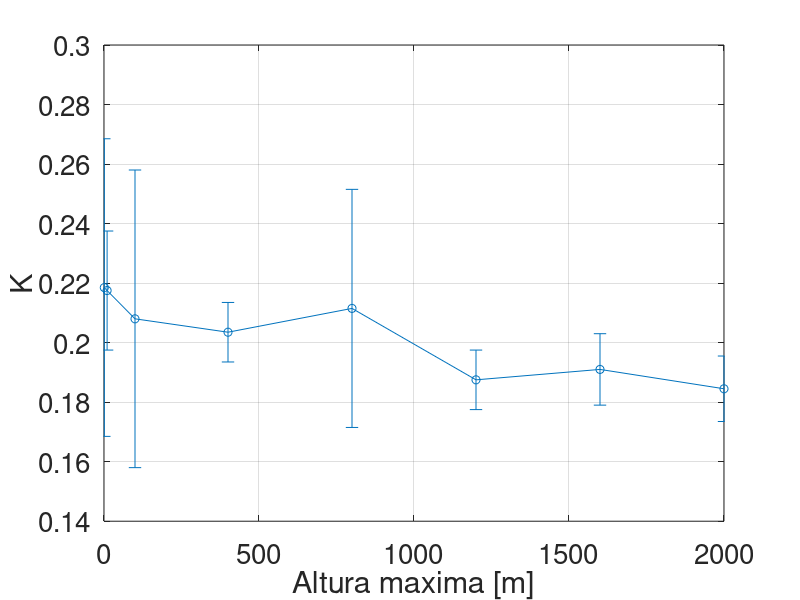

Reproduce this figure in MATLAB.

% eje x valores a cambiar
ejex = [1, 10, 100, 400, 800, 1200, 1600, 2000];

%valor de k
ejey = [0.2185, 0.2175, 0.208, 0.2035, 0.2115, 0.1875, 0.191, 0.1845];

%error de k

error = [0.05, 0.02, 0.05, 0.01, 0.04, 0.01, 0.012, 0.011];

errorbar(ejex,ejey, error, 'o-');
xlim([0.0, 2000.0]);

set (gca, "xgrid", "on");
set (gca, "ygrid", "on");
xlabel ("Altura maxima [m]", "fontsize", 20);
ylabel("K", "fontsize", 20);
set(gca, 'FontSize', 20)